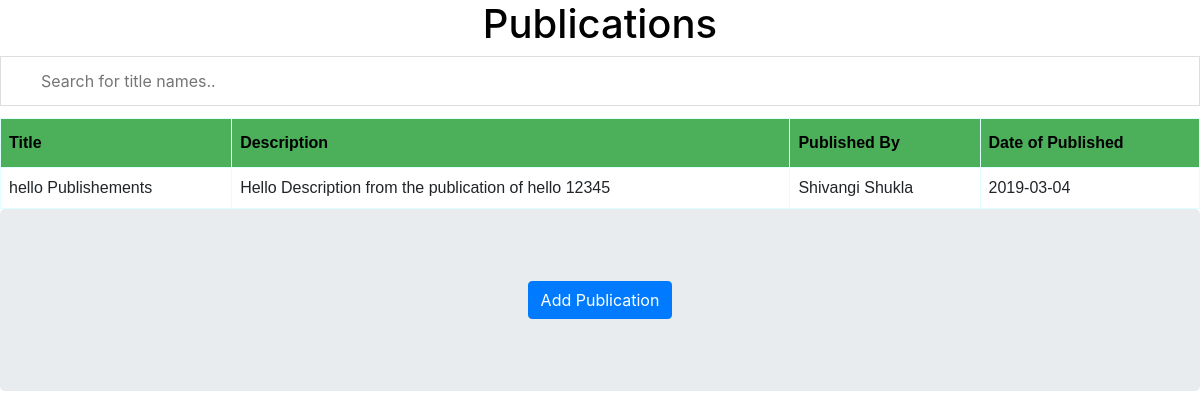
Screenshot of /includes/logic/showPublication.php with the database file from the repository.
### tables this page shows
CREATE TABLE `publishedPapers` (
  `pubId` int(5) NOT NULL AUTO_INCREMENT,
  `userId` int(11) NOT NULL,
  `title` varchar(50) NOT NULL,
  `description` text NOT NULL,
  `status` int(1) NOT NULL DEFAULT '0',
  `publishedBy` varchar(50) NOT NULL,
  `dateOfPublished` date NOT NULL,
  PRIMARY KEY (`pubId`),
  UNIQUE KEY `title` (`title`),
  KEY `userId` (`userId`),
  CONSTRAINT `publishedPapers_ibfk_1` FOREIGN KEY (`userId`) REFERENCES `users` (`id`)
);

### includes/logic/showPublication.php (the view, shortened to what this page needs)
<?php include('../../config.php') ?>
<!DOCTYPE html>
<html lang="en">
<head>
    <link rel="stylesheet" href="https://stackpath.bootstrapcdn.com/bootstrap/4.3.1/css/bootstrap.min.css">
</head>
<body>
        <h1 style="color:black; text-align:center;">Publications</h1>
        <input type="text" id="myInput" onkeyup="myFunction()" placeholder="Search for title names.." title="Type in a name">
    <table id="dctable">
    <thead>
        <tr>
            <th>Title</th>
            <th>Description</th>
            <th>Published By</th>
            <th>Date of Published</th>
        </tr>
    </thead>
    <tbody>
        <?php
        $sql = "SELECT title, description, publishedBy, dateOfPublished from publishedPapers where status='1'";
        $result = $conn->query($sql);
        while( $row = $result->fetch_assoc()) : ?>
        <tr>
            <td><?php echo $row['title']; ?></td>
            <td><?php echo $row['description']; ?></td>
            <td><?php echo $row['publishedBy']; ?></td>
            <td><?php echo $row['dateOfPublished']; ?></td>
        </tr>
        <?php endwhile ?>
    </tbody>
</table>
<section class="jumbotron text-center">
    <div class="container">
        <a href="addPublication.php" class="btn btn-primary my-2">Add Publication</a>
    </div>
</section>
</body>
</html>

### includes/logic/showPublication.php (style rules this page uses)
#dctable { font-family: "Trebuchet MS", Arial, Helvetica, sans-serif; border-collapse: collapse; width: 100%; }
#dctable td, #dctable th { border: 1px solid #dff; padding: 8px; }
#dctable th { padding-top: 12px; padding-bottom: 12px; text-align: left; background-color: #4CAF59; color: black; }
* { box-sizing: border-box; }
#myInput { background-position: 10px 10px; background-repeat: no-repeat; width: 100%; font-size: 16px; padding: 12px 20px 12px 40px; border: 1px solid #ddd; margin-bottom: 12px; }

### rows the page displays
publishedpapers: title "hello Publishements", description "Hello Description from the publication of hello 12345", publishedBy "Shivangi Shukla", dateOfPublished "2019-03-04"
